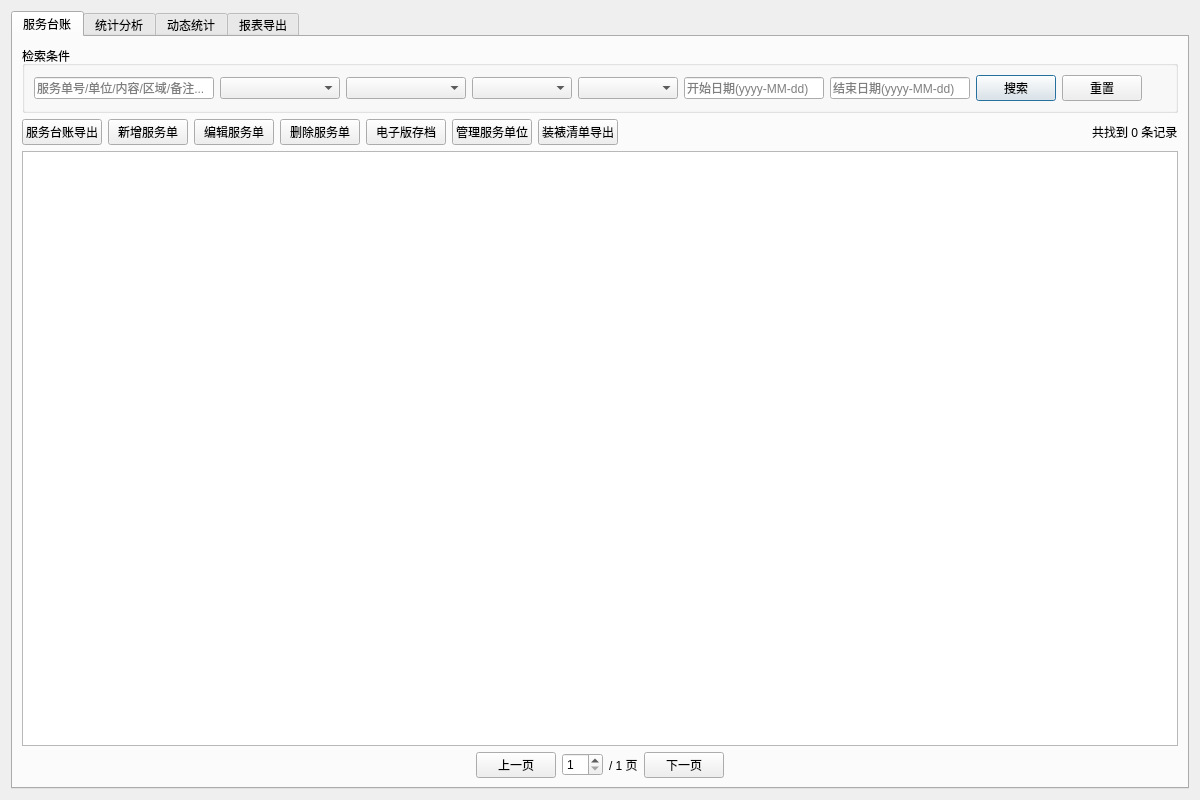
<?xml version="1.0" encoding="UTF-8"?>
<ui version="4.0">
 <class>MapServiceDialog</class>
 <widget class="QDialog" name="MapServiceDialog">
  <property name="geometry">
   <rect>
    <x>0</x>
    <y>0</y>
    <width>1200</width>
    <height>800</height>
   </rect>
  </property>
  <property name="windowTitle">
   <string>地图服务管理</string>
  </property>
  <layout class="QVBoxLayout" name="mainLayout">
   <item>
    <widget class="QTabWidget" name="mTabWidget">
     <widget class="QWidget" name="mLedgerTab">
      <attribute name="title">
       <string>服务台账</string>
      </attribute>
      <layout class="QVBoxLayout" name="ledgerLayout">
       <item>
        <widget class="QGroupBox" name="mSearchGroup">
         <property name="title">
          <string>检索条件</string>
         </property>
         <layout class="QHBoxLayout" name="searchLayout">
          <item>
           <widget class="QLineEdit" name="mKeywordEdit">
            <property name="placeholderText">
             <string>服务单号/单位/内容/区域/备注...</string>
            </property>
            <property name="minimumSize">
             <size>
              <width>180</width>
              <height>0</height>
             </size>
            </property>
           </widget>
          </item>
          <item>
           <widget class="QComboBox" name="mUnitCombo">
            <property name="minimumSize">
             <size>
              <width>120</width>
              <height>0</height>
             </size>
            </property>
           </widget>
          </item>
          <item>
           <widget class="QComboBox" name="mScenarioCombo">
            <property name="minimumSize">
             <size>
              <width>120</width>
              <height>0</height>
             </size>
            </property>
           </widget>
          </item>
          <item>
           <widget class="QComboBox" name="mLevelCombo">
            <property name="minimumSize">
             <size>
              <width>100</width>
              <height>0</height>
             </size>
            </property>
           </widget>
          </item>
          <item>
           <widget class="QComboBox" name="mStatusCombo">
            <property name="minimumSize">
             <size>
              <width>100</width>
              <height>0</height>
             </size>
            </property>
           </widget>
          </item>
          <item>
           <widget class="QLineEdit" name="mDateFromEdit">
            <property name="placeholderText">
             <string>开始日期(yyyy-MM-dd)</string>
            </property>
            <property name="minimumSize">
             <size>
              <width>140</width>
              <height>0</height>
             </size>
            </property>
           </widget>
          </item>
          <item>
           <widget class="QLineEdit" name="mDateToEdit">
            <property name="placeholderText">
             <string>结束日期(yyyy-MM-dd)</string>
            </property>
            <property name="minimumSize">
             <size>
              <width>140</width>
              <height>0</height>
             </size>
            </property>
           </widget>
          </item>
          <item>
           <widget class="QPushButton" name="mSearchBtn">
            <property name="text">
             <string>搜索</string>
            </property>
           </widget>
          </item>
          <item>
           <widget class="QPushButton" name="mResetBtn">
            <property name="text">
             <string>重置</string>
            </property>
           </widget>
          </item>
          <item>
           <spacer name="searchSpacer">
            <property name="orientation">
             <enum>Qt::Horizontal</enum>
            </property>
            <property name="sizeHint" stdset="0">
             <size>
              <width>40</width>
              <height>20</height>
             </size>
            </property>
           </spacer>
          </item>
         </layout>
        </widget>
       </item>
       <item>
        <layout class="QHBoxLayout" name="toolbarLayout">
         <item>
          <widget class="QPushButton" name="mServiceLedgerExportBtn">
           <property name="text">
            <string>服务台账导出</string>
           </property>
          </widget>
         </item>
         <item>
          <widget class="QPushButton" name="mAddRecordBtn">
           <property name="text">
            <string>新增服务单</string>
           </property>
          </widget>
         </item>
         <item>
          <widget class="QPushButton" name="mEditRecordBtn">
           <property name="text">
            <string>编辑服务单</string>
           </property>
          </widget>
         </item>
         <item>
          <widget class="QPushButton" name="mDeleteRecordBtn">
           <property name="text">
            <string>删除服务单</string>
           </property>
          </widget>
         </item>
         <item>
          <widget class="QPushButton" name="mArchiveBtn">
           <property name="text">
            <string>电子版存档</string>
           </property>
          </widget>
         </item>
         <item>
          <widget class="QPushButton" name="mManageUnitsBtn">
           <property name="text">
            <string>管理服务单位</string>
           </property>
          </widget>
         </item>
         <item>
          <widget class="QPushButton" name="mMountingLedgerBtn">
           <property name="text">
            <string>装裱清单导出</string>
           </property>
          </widget>
         </item>
         <item>
          <spacer name="toolbarSpacer">
           <property name="orientation">
            <enum>Qt::Horizontal</enum>
           </property>
           <property name="sizeHint" stdset="0">
            <size>
             <width>40</width>
             <height>20</height>
            </size>
           </property>
          </spacer>
         </item>
         <item>
          <widget class="QLabel" name="mResultCountLabel">
           <property name="text">
            <string>共找到 0 条记录</string>
           </property>
          </widget>
         </item>
        </layout>
       </item>
       <item>
        <widget class="QTableWidget" name="mRecordTable">
         <property name="font">
          <font>
           <family>微软雅黑</family>
           <pointsize>9</pointsize>
          </font>
         </property>
         <property name="selectionBehavior">
          <enum>QAbstractItemView::SelectRows</enum>
         </property>
         <property name="selectionMode">
          <enum>QAbstractItemView::SingleSelection</enum>
         </property>
         <property name="editTriggers">
          <set>QAbstractItemView::NoEditTriggers</set>
         </property>
         <property name="alternatingRowColors">
          <bool>true</bool>
         </property>
         <property name="sortingEnabled">
          <bool>true</bool>
         </property>
        </widget>
       </item>
       <item>
        <layout class="QHBoxLayout" name="pageLayout">
         <item>
          <spacer name="horizontalSpacer_2">
           <property name="orientation">
            <enum>Qt::Horizontal</enum>
           </property>
           <property name="sizeHint" stdset="0">
            <size>
             <width>40</width>
             <height>20</height>
            </size>
           </property>
          </spacer>
         </item>
         <item>
          <widget class="QPushButton" name="mPrevPageBtn">
           <property name="text">
            <string>上一页</string>
           </property>
          </widget>
         </item>
         <item>
          <widget class="QSpinBox" name="mPageSpinBox">
           <property name="minimum">
            <number>1</number>
           </property>
          </widget>
         </item>
         <item>
          <widget class="QLabel" name="mTotalPageLabel">
           <property name="text">
            <string>/ 1 页</string>
           </property>
          </widget>
         </item>
         <item>
          <widget class="QPushButton" name="mNextPageBtn">
           <property name="text">
            <string>下一页</string>
           </property>
          </widget>
         </item>
         <item>
          <spacer name="horizontalSpacer_3">
           <property name="orientation">
            <enum>Qt::Horizontal</enum>
           </property>
           <property name="sizeHint" stdset="0">
            <size>
             <width>40</width>
             <height>20</height>
            </size>
           </property>
          </spacer>
         </item>
        </layout>
       </item>
      </layout>
     </widget>
     <widget class="QWidget" name="mStatisticsTab">
      <attribute name="title">
       <string>统计分析</string>
      </attribute>
      <layout class="QVBoxLayout" name="statsTabOuterLayout">
       <property name="leftMargin">
        <number>0</number>
       </property>
       <property name="topMargin">
        <number>0</number>
       </property>
       <property name="rightMargin">
        <number>0</number>
       </property>
       <property name="bottomMargin">
        <number>0</number>
       </property>
       <item>
        <widget class="QScrollArea" name="mStatsScrollArea">
         <property name="widgetResizable">
          <bool>true</bool>
         </property>
         <widget class="QWidget" name="mStatsScrollContent">
          <property name="geometry">
           <rect>
            <x>0</x>
            <y>0</y>
            <width>100</width>
            <height>100</height>
           </rect>
          </property>
          <layout class="QVBoxLayout" name="statsLayout">
           <item>
            <layout class="QHBoxLayout" name="statsFilterLayout">
         <item>
          <widget class="QLabel" name="statsDateLabel">
           <property name="text">
            <string>统计范围：</string>
           </property>
          </widget>
         </item>
         <item>
          <widget class="QLineEdit" name="mStatsDateFrom">
           <property name="placeholderText">
            <string>开始日期(yyyy-MM-dd)</string>
           </property>
           <property name="minimumSize">
            <size>
             <width>120</width>
             <height>0</height>
            </size>
           </property>
          </widget>
         </item>
         <item>
          <widget class="QLabel" name="statsToLabel">
           <property name="text">
            <string>至</string>
           </property>
          </widget>
         </item>
         <item>
          <widget class="QLineEdit" name="mStatsDateTo">
           <property name="placeholderText">
            <string>结束日期(yyyy-MM-dd)</string>
           </property>
           <property name="minimumSize">
            <size>
             <width>120</width>
             <height>0</height>
            </size>
           </property>
          </widget>
         </item>
         <item>
          <widget class="QPushButton" name="mRefreshStatsBtn">
           <property name="text">
            <string>刷新统计</string>
           </property>
          </widget>
         </item>
         <item>
          <widget class="QPushButton" name="mExportReportBtn">
           <property name="text">
            <string>导出报表</string>
           </property>
          </widget>
         </item>
         <item>
          <spacer name="horizontalSpacer_4">
           <property name="orientation">
            <enum>Qt::Horizontal</enum>
           </property>
           <property name="sizeHint" stdset="0">
            <size>
             <width>40</width>
             <height>20</height>
            </size>
           </property>
          </spacer>
         </item>
        </layout>
       </item>
       <item>
        <layout class="QHBoxLayout" name="overviewLayout">
         <item>
          <widget class="QGroupBox" name="mTotalRecordsBox">
           <property name="title">
            <string>服务单总数</string>
           </property>
           <property name="alignment">
            <set>Qt::AlignCenter</set>
           </property>
           <layout class="QVBoxLayout" name="verticalLayout_2">
            <item>
             <widget class="QLabel" name="mTotalRecordsValue">
              <property name="text">
               <string>0</string>
              </property>
              <property name="alignment">
               <set>Qt::AlignCenter</set>
              </property>
             </widget>
            </item>
           </layout>
          </widget>
         </item>
         <item>
          <widget class="QGroupBox" name="mTotalMapsBox">
           <property name="title">
            <string>图幅总数</string>
           </property>
           <property name="alignment">
            <set>Qt::AlignCenter</set>
           </property>
           <layout class="QVBoxLayout" name="verticalLayout_3">
            <item>
             <widget class="QLabel" name="mTotalMapsValue">
              <property name="text">
               <string>0</string>
              </property>
              <property name="alignment">
               <set>Qt::AlignCenter</set>
              </property>
             </widget>
            </item>
           </layout>
          </widget>
         </item>
         <item>
          <widget class="QGroupBox" name="mTotalUnitsBox">
           <property name="title">
            <string>服务单位数</string>
           </property>
           <property name="alignment">
            <set>Qt::AlignCenter</set>
           </property>
           <layout class="QVBoxLayout" name="verticalLayout_4">
            <item>
             <widget class="QLabel" name="mTotalUnitsValue">
              <property name="text">
               <string>0</string>
              </property>
              <property name="alignment">
               <set>Qt::AlignCenter</set>
              </property>
             </widget>
            </item>
           </layout>
          </widget>
         </item>
        </layout>
       </item>
       <item>
        <layout class="QHBoxLayout" name="chartsLayout">
         <item>
          <widget class="QGroupBox" name="mScenarioChartBox">
           <property name="title">
            <string>按图件种类统计</string>
           </property>
           <layout class="QVBoxLayout" name="verticalLayout_5">
            <item>
             <widget class="QTableWidget" name="mScenarioChart">
              <property name="font">
               <font>
                <family>微软雅黑</family>
                <pointsize>9</pointsize>
               </font>
              </property>
             </widget>
            </item>
           </layout>
          </widget>
         </item>
         <item>
          <widget class="QGroupBox" name="mUnitChartBox">
           <property name="title">
            <string>按服务单位统计</string>
           </property>
           <layout class="QVBoxLayout" name="verticalLayout_6">
            <item>
             <widget class="QTableWidget" name="mUnitChart">
              <property name="font">
               <font>
                <family>微软雅黑</family>
                <pointsize>9</pointsize>
               </font>
              </property>
             </widget>
            </item>
           </layout>
          </widget>
         </item>
        </layout>
       </item>
       <item>
        <layout class="QHBoxLayout" name="chartsLayout2">
         <item>
          <widget class="QGroupBox" name="mLevelChartBox">
           <property name="title">
            <string>按服务等级统计</string>
           </property>
           <layout class="QVBoxLayout" name="verticalLayout_7">
            <item>
             <widget class="QTableWidget" name="mLevelChart">
              <property name="font">
               <font>
                <family>微软雅黑</family>
                <pointsize>9</pointsize>
               </font>
              </property>
             </widget>
            </item>
           </layout>
          </widget>
         </item>
         <item>
          <widget class="QGroupBox" name="mAreaChartBox">
           <property name="title">
            <string>按覆盖区域统计</string>
           </property>
           <layout class="QVBoxLayout" name="verticalLayout_8">
            <item>
             <widget class="QTableWidget" name="mAreaChart">
              <property name="font">
               <font>
                <family>微软雅黑</family>
                <pointsize>9</pointsize>
               </font>
              </property>
             </widget>
            </item>
           </layout>
          </widget>
         </item>
        </layout>
       </item>
       <item>
        <layout class="QHBoxLayout" name="bottomChartsLayout">
         <item>
          <widget class="QGroupBox" name="mMonthlyChartBox">
           <property name="title">
            <string>服务频次</string>
           </property>
           <layout class="QVBoxLayout" name="verticalLayout_9">
            <item>
             <widget class="QTableWidget" name="mMonthlyChart">
              <property name="font">
               <font>
                <family>微软雅黑</family>
                <pointsize>9</pointsize>
               </font>
              </property>
             </widget>
            </item>
           </layout>
          </widget>
         </item>
         <item>
          <widget class="QGroupBox" name="mSvcFormChartBox">
           <property name="title">
            <string>按服务形式统计</string>
           </property>
           <layout class="QVBoxLayout" name="verticalLayout_11">
            <item>
             <widget class="QTableWidget" name="mSvcFormChart">
              <property name="font">
               <font>
                <family>微软雅黑</family>
                <pointsize>9</pointsize>
               </font>
              </property>
             </widget>
            </item>
           </layout>
          </widget>
         </item>
        </layout>
       </item>
          </layout>
      </widget>
     </widget>
       </item>
      </layout>
     </widget>
     <widget class="QWidget" name="tabDynamicStats">
      <attribute name="title">
       <string>动态统计</string>
      </attribute>
     </widget>
     <widget class="QWidget" name="mReportTab">
      <attribute name="title">
       <string>报表导出</string>
      </attribute>
      <layout class="QVBoxLayout" name="reportLayout">
       <item>
        <widget class="QGroupBox" name="mExportFormatGroup">
         <property name="title">
          <string>导出格式与选项</string>
         </property>
         <layout class="QVBoxLayout" name="exportFormatLayout">
          <item>
           <layout class="QHBoxLayout" name="formatCheckLayout">
            <item>
             <widget class="QCheckBox" name="mExportExcelCheck">
              <property name="text">
               <string>Excel (.xlsx)</string>
              </property>
              <property name="checked">
               <bool>true</bool>
              </property>
             </widget>
            </item>
            <item>
             <widget class="QCheckBox" name="mExportPdfCheck">
              <property name="text">
               <string>PDF (.pdf)</string>
              </property>
              <property name="checked">
               <bool>true</bool>
              </property>
             </widget>
            </item>
            <item>
             <widget class="QCheckBox" name="mExportPngCheck">
              <property name="text">
               <string>PNG 图表 (.png)</string>
              </property>
              <property name="checked">
               <bool>true</bool>
              </property>
             </widget>
            </item>
            <item>
             <widget class="QComboBox" name="mChartTypeCombo">
              <property name="enabled">
               <bool>true</bool>
              </property>
              <property name="minimumSize">
               <size>
                <width>120</width>
                <height>0</height>
               </size>
              </property>
              <item>
               <property name="text">
                <string>柱状图</string>
               </property>
              </item>
              <item>
               <property name="text">
                <string>饼状图</string>
               </property>
              </item>
             </widget>
            </item>
           </layout>
          </item>
          <item>
           <layout class="QHBoxLayout" name="exportOptionLayout">
            <item>
             <widget class="QLabel" name="exportDateLabel">
              <property name="text">
               <string>统计范围：</string>
              </property>
             </widget>
            </item>
            <item>
             <widget class="QLineEdit" name="mExportDateFrom">
              <property name="placeholderText">
               <string>开始日期(yyyy-MM-dd)</string>
              </property>
              <property name="minimumSize">
               <size>
                <width>120</width>
                <height>0</height>
               </size>
              </property>
             </widget>
            </item>
            <item>
             <widget class="QLabel" name="exportToLabel">
              <property name="text">
               <string>至</string>
              </property>
             </widget>
            </item>
            <item>
             <widget class="QLineEdit" name="mExportDateTo">
              <property name="placeholderText">
               <string>结束日期(yyyy-MM-dd)</string>
              </property>
              <property name="minimumSize">
               <size>
                <width>120</width>
                <height>0</height>
               </size>
              </property>
             </widget>
            </item>
            <item>
             <widget class="QPushButton" name="mExportBtn">
              <property name="text">
               <string>一键导出</string>
              </property>
              <property name="minimumSize">
               <size>
                <width>100</width>
                <height>0</height>
               </size>
              </property>
             </widget>
            </item>
            <item>
             <spacer name="horizontalSpacer_5">
              <property name="orientation">
               <enum>Qt::Horizontal</enum>
              </property>
              <property name="sizeHint" stdset="0">
               <size>
                <width>40</width>
                <height>20</height>
               </size>
              </property>
             </spacer>
            </item>
           </layout>
          </item>
          <item>
           <widget class="QProgressBar" name="mExportProgressBar">
            <property name="visible">
             <bool>false</bool>
            </property>
           </widget>
          </item>
         </layout>
        </widget>
       </item>
       <item>
        <widget class="QGroupBox" name="mExportHistoryGroup">
         <property name="title">
          <string>导出历史</string>
         </property>
         <layout class="QVBoxLayout" name="verticalLayout_10">
          <item>
           <widget class="QTableWidget" name="mExportHistoryTable">
            <property name="font">
             <font>
              <family>微软雅黑</family>
              <pointsize>9</pointsize>
             </font>
            </property>
           </widget>
          </item>
         </layout>
        </widget>
       </item>
      </layout>
     </widget>
    </widget>
   </item>
  </layout>
 </widget>
 <resources/>
 <connections/>
</ui>
